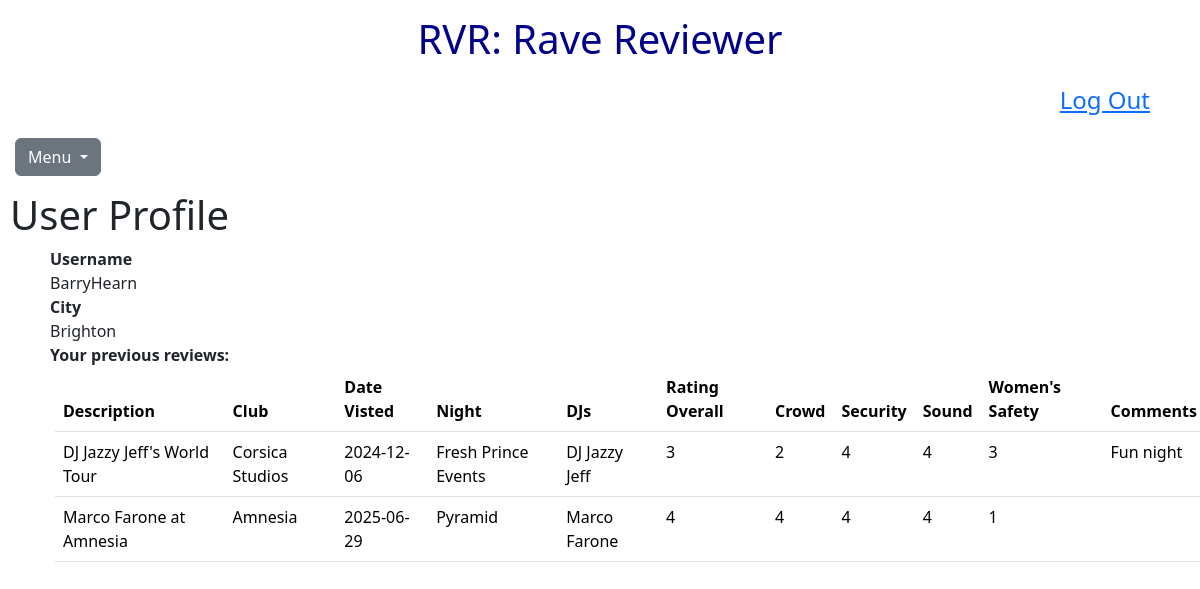
The app's page /profile (signed in) with its own data.
### tables this page shows
CREATE TABLE users (
    id INTEGER PRIMARY KEY AUTOINCREMENT,
    created TIMESTAMP NOT NULL DEFAULT CURRENT_TIMESTAMP,
    username TEXT NOT NULL,
    password_hash TEXT NOT NULL,
    email TEXT  NOT NULL,
    gender TEXT NOT NULL
, city TEXT NOT NULL);

CREATE TABLE reviews(
id INTEGER PRIMARY KEY AUTOINCREMENT, 
description TEXT NOT NULL,
club TEXT NOT NULL,
date_visited TEXT NOT NULL,
night TEXT NOT NULL,
rating_overall INTEGER,
rating_crowd INTEGER,
rating_security INTEGER,
rating_sound INTEGER,
rating_womensafety INTEGER, created TIMESTAMP NOT NULL DEFAULT CURRENT_TIMESTAMP, user_added_by TEXT NOT NULL, comments TEXT, DJS TEXT);

### app.py (the view)
@app.route("/profile")
@login_required
def profile():
   user_id_number = current_user.get_id()
   user = query_db("SELECT * FROM users WHERE id = ?", [user_id_number], one=True)
   username = (user['username'])
   print(f"Test profile username: {username}")
   city = (user['city'])
   list_0 = []
   list = []
   dict = {
            "City": city,
            "Username": username,
           }
   list_0.append(dict)
   for reviews in query_db("SELECT * FROM reviews WHERE user_added_by = ?", [username]):
        description = (reviews['description'])
        club = (reviews['club'])
        date_visited = (reviews['date_visited'])
        night = (reviews['night'])
        DJs = (reviews['DJs'])
        rating_overall = (reviews['rating_overall'])
        rating_crowd = (reviews['rating_crowd'])
        rating_security = (reviews['rating_security'])
        rating_sound = (reviews['rating_sound'])
        rating_womensafety = (reviews['rating_womensafety'])
        comments = (reviews['comments'])
        dict = {
                "description": description,
                "club": club,
                "date_visited": date_visited,
                "night": night,
                "DJ": DJs,
                "rating_overall": rating_overall,
                "rating_crowd": rating_crowd,
                "rating_security": rating_security,
                "rating_sound": rating_sound,
                "rating_womensafety": rating_womensafety,
                "comments": comments,
            }
        list.append(dict)
        print(list)
   return render_template("profile.html", dict=list, list_0=list_0)

### app.py (called while the page is built)
def get_db():
    db = getattr(g, '_database', None) #Check if db is already stored in g, if it does not exist create one
    if db is None:
        db = g._database = sqlite3.connect('database.db')
        db.row_factory = sqlite3.Row
    return db #Return db object

@app.teardown_appcontext #close connection after each request
def close_connection(exception):
    db = getattr(g, '_database', None)
    if db is not None:
        db.close()

def query_db(query, args=(), one=False): #make querying easier by returning requests in dictionaries (not tuples)
    cur = get_db().execute(query, args)
    rv = cur.fetchall()
    cur.close()
    return(rv[0] if rv else None) if one else rv

@login_manager.user_loader
def load_user(user_id):
    return User.get(user_id) #UserMixin has 'get_id' method

    @staticmethod
    def get(user_id):
        user_id_1 = query_db("SELECT * FROM users WHERE id = ?", [user_id], one=True)
        if user_id_1:
            print('USER FOUND')
            return User(id=user_id_1['id'], username=user_id_1['username'], password=user_id_1['password_hash'])
        print('USER NOT FOUND')
        return None

### templates/profile.html (shortened to what this page needs)
{% extends "layout.html" %}
{% block body%}
<body>
    <h1 class="heading_space"> User Profile </h1>
<div class="space">
  {% for row in list_0 %}
   <div>  <div class="bold_1" id = "username"> Username </div> {{row.Username}} </div>
      <div> <div class="bold_1" id = "city" > City </div> {{row.City}} </div>
{% endfor %}
    <div class="bold_1" > Your previous reviews: </div>
    <table class = "table">
      <thead>
          <tr>
              <th>Description</th>
              <th>Club</th>
              <th>Date Visted</th>
              <th> Night</th>
              <th> DJs </th>
              <th>Rating Overall</th>
              <th>Crowd </th>
              <th>Security </th>
              <th>Sound </th>
              <th>Women's Safety</th>
              <th>Comments </th>
            </tr>
     </thead>
     <tbody>
      {% for column in dict %}
      <tr>
          <td> {{column.description}} </td>
          <td> {{column.club}} </td>
          <td> {{ column.date_visited }} </td>
          <td> {{ column.night}} </td>
          <td> {{ column.DJ }}</td>
          <td> {{column.rating_overall}} </td>
          <td> {{column.rating_crowd}}  </td>
          <td> {{column.rating_security}} </td>
          <td> {{ column.rating_sound }} </td>
          <td> {{ column.rating_womensafety}} </td>
          <td> {{ column.comments}} </td>
      </tr>
          {% endfor %}
     </tbody>
  </table>
</div>
{% endblock %}

### static/styles.css (style rules this page uses)
.heading_space { margin-left: 10px; }
.space { margin-left: 50px; }
.table { border-spacing: 25px; margin-left: 5px; margin-right: 25px; }
.bold_1 { font-weight: bold; }

### records on screen
users: Username "BarryHearn", City "Brighton"
reviews: description "DJ Jazzy Jeff's World Tour", club "Corsica Studios", date_visited "2024-12-06", night "Fresh Prince Events", DJ "DJ Jazzy Jeff", rating_overall "3", rating_crowd "2", rating_security "4", rating_sound "4", rating_womensafety "3", comments "Fun night"
reviews: description "Marco Farone at Amnesia", club "Amnesia", date_visited "2025-06-29", night "Pyramid", DJ "Marco Farone", rating_overall "4", rating_crowd "4", rating_security "4", rating_sound "4", rating_womensafety "1"
